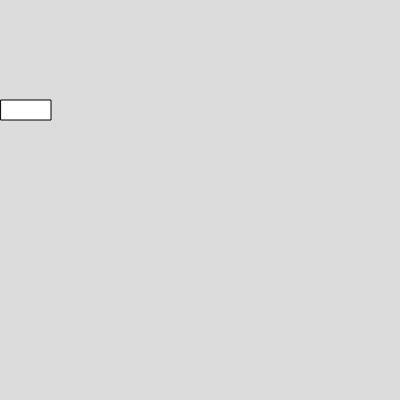
Frame 1 (no input)
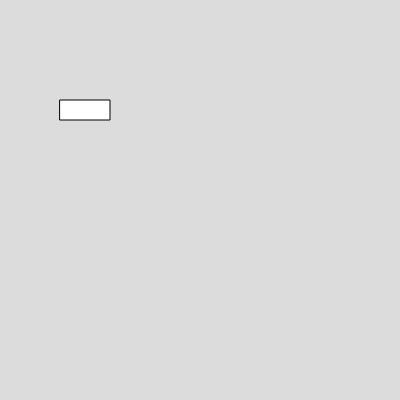
Frame 60 (no input)
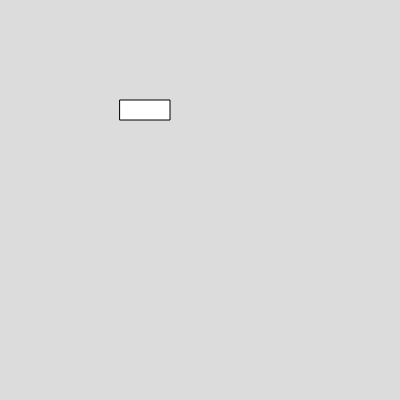
Frame 120 (the mouse pressed at the canvas centre since frame 60)

The p5.js sketch that drew these frames (run headless with seeded random() and noise() and a simulated clock; from frame 60 on, the mouse is pressed at the canvas centre):

// p5.js sketch
// ── sketch.js
let sumbuX = 0;
function setup() {
  createCanvas(400, 400);
}

function draw() {
  background(220);
  sumbuX++;
  rect(sumbuX,100,50,20);
}
